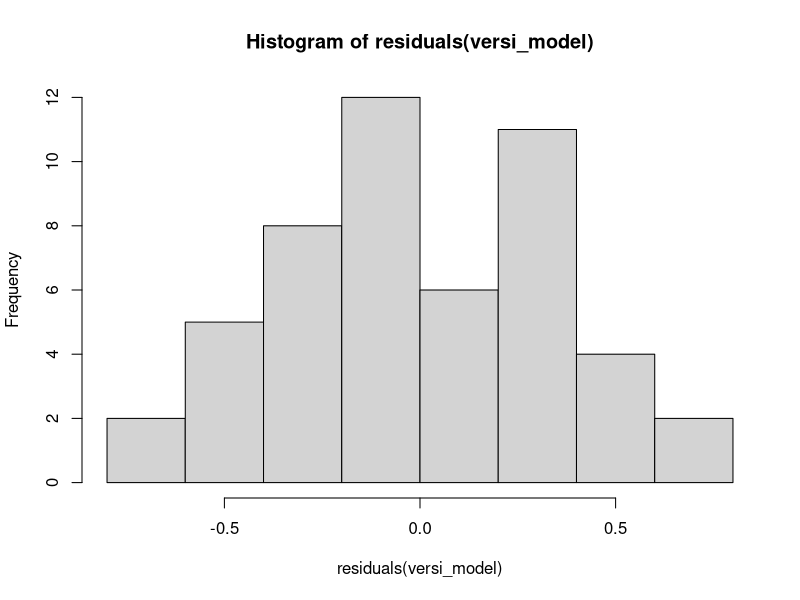

This chart was generated by the following R code: (Note: this script raises an error after producing the figure.)
# setwd("C:/Mat_Met_Biology")

data("iris")
str(iris)

library(dplyr)
library(ggplot2)

theme_set(theme_bw())

df_versicolor <-
  iris %>% 
  filter(Species == "versicolor")

colSums(is.na(df_versicolor))


## Точечный график

versi_plot <- 
  ggplot(data = df_versicolor, aes(x = Petal.Length, y = Sepal.Length)) +
  geom_point()


## Вычисление коэф корреляции

cor(x=df_versicolor$Petal.Length, y=df_versicolor$Sepal.Length)

cor.test(x=df_versicolor$Petal.Length, y=df_versicolor$Sepal.Length)

qt(p = 0.975, df = (nrow(df_versicolor) - 1))

### t в соr тесте больше чем t фактич, cледовательно нулевая гипотеза отвергается


## Линейная модель

versi_model <- lm(formula = Sepal.Length ~ Petal.Length, data = df_versicolor)

residuals(versi_model)
hist(residuals(versi_model))

summary(versi_model)
### Sepal.Length = 2.4075 + 0.8283 * Petal.Length
### Значения статистически значимы, Sepal зависит от Petal


## Анализ валидности модели

### 1. Независимость наблюдений

### 2. Нормальность распределений

library(car)
qqPlot(versi_model) ### отклонений в норм распределении нет

### 3. Гомогенность дисперсии

diagn_df <- fortify(versi_model)

ggplot(diagn_df, aes(x = .fitted, y = .stdresid)) +
  geom_point() +
  geom_hline(yintercept = 0)


### Линейность связи
ggplot(diagn_df, aes(x = .fitted, y = .stdresid)) +
  geom_point() +
  geom_hline(yintercept = 0) +
  geom_smooth(method = "loess")


## Линия регрессии с 95% доверительной областью 

pl_alpha <-
  versi_plot +
  geom_smooth(method="lm", level=0.95) +
  ggtitle(bquote(alpha==0.05))


## Предсказания

versi_predicted_99 <- predict(versi_model, interval = "prediction", level = 0.99, se = TRUE)
versi_predicted_99_1 <- data.frame(df_versicolor, versi_predicted_99)
head(versi_predicted_99_1)

versi_predicted_30 <- predict(versi_model, interval = "prediction", level = 0.3, se = TRUE)
versi_predicted_30_1 <- data.frame(df_versicolor, versi_predicted_30)
head(versi_predicted_30_1)


## График для предсказания 99%

versi_plot +
  geom_smooth(method = "lm", aes(fill = "Conf.interval"), alpha = 0.4) +
  geom_ribbon(data = versi_predicted_99_1,  aes(ymin = fit.lwr, ymax = fit.upr, fill = "Conf. area for prediction"), alpha = 0.2) +
  scale_fill_manual(name = "Intervals", values = c("purple", "green")) +
  ggtitle("Confidence interval \n and confidence area for prediction")
